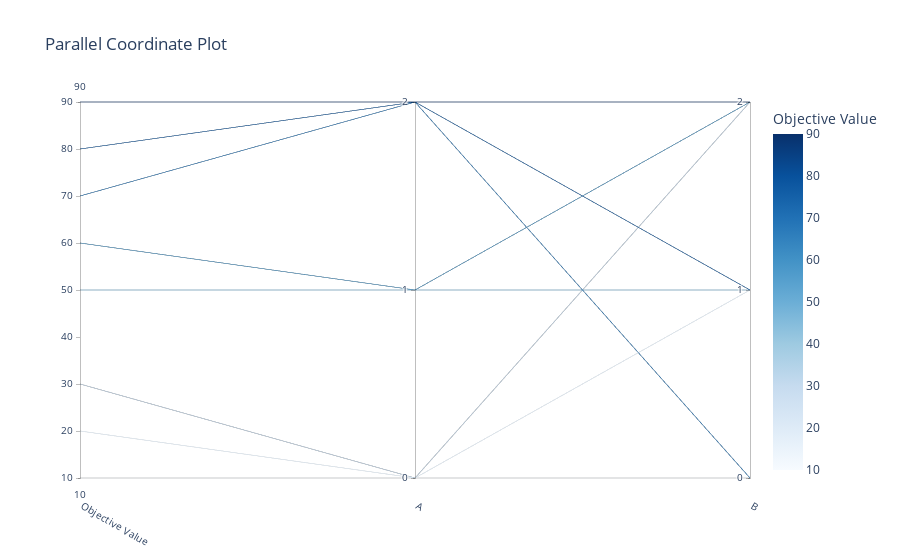

Notebook code for this chart:
### Code cell
optuna.visualization.plot_parallel_coordinate(study)

### Figure 1 — Plotly figure (JSON) as saved in the notebook; plotly's stock layout.template omitted (floating-point values rounded to 4 significant figures)
{"data": [{"dimensions": [{"label": "Objective Value", "range": [10, 90], "values": [10, 10, 10, 10, 20, 20, 30, 30, 30, 30, 30, 30, 30, 50, 50, 50, 60, 60, 60, 60, 60, 60, 60, 70, 70, 70, 70, 70, 70, 70, 70, 70, 70, 70, 80, 80, 80, 80, 80, 80, 80, 80, 80, 80, 80, 80, 80, 80, 90, 90, 90, 90, 90, 90, 90, 90, 90, 90, 90, 90, 90, 90, 90, 90, 90, 90, 90, 90, 90, 90, 90, 90, 90, 90, 90, 90, 90, 90, 90, 90, 90, 90, 90, 90, 90, 90, 90, 90, 90, 90, 90, 90, 90, 90, 90, 90, 90, 90, 90, 90]}, {"label": "A", "range": [0, 2], "ticktext": ["0", "1", "2"], "tickvals": [0, 1, 2], "values": [0, 0, 0, 0, 0, 0, 0, 0, 0, 0, 0, 0, 0, 1, 1, 1, 1, 1, 1, 1, 1, 1, 1, 2, 2, 2, 2, 2, 2, 2, 2, 2, 2, 2, 2, 2, 2, 2, 2, 2, 2, 2, 2, 2, 2, 2, 2, 2, 2, 2, 2, 2, 2, 2, 2, 2, 2, 2, 2, 2, 2, 2, 2, 2, 2, 2, 2, 2, 2, 2, 2, 2, 2, 2, 2, 2, 2, 2, 2, 2, 2, 2, 2, 2, 2, 2, 2, 2, 2, 2, 2, 2, 2, 2, 2, 2, 2, 2, 2, 2]}, {"label": "B", "range": [0, 2], "ticktext": ["0", "1", "2"], "tickvals": [0, 1, 2], "values": [0, 0, 0, 0, 1, 1, 2, 2, 2, 2, 2, 2, 2, 1, 1, 1, 2, 2, 2, 2, 2, 2, 2, 0, 0, 0, 0, 0, 0, 0, 0, 0, 0, 0, 1, 1, 1, 1, 1, 1, 1, 1, 1, 1, 1, 1, 1, 1, 2, 2, 2, 2, 2, 2, 2, 2, 2, 2, 2, 2, 2, 2, 2, 2, 2, 2, 2, 2, 2, 2, 2, 2, 2, 2, 2, 2, 2, 2, 2, 2, 2, 2, 2, 2, 2, 2, 2, 2, 2, 2, 2, 2, 2, 2, 2, 2, 2, 2, 2, 2]}], "labelangle": 30, "labelside": "bottom", "line": {"color": [10, 10, 10, 10, 20, 20, 30, 30, 30, 30, 30, 30, 30, 50, 50, 50, 60, 60, 60, 60, 60, 60, 60, 70, 70, 70, 70, 70, 70, 70, 70, 70, 70, 70, 80, 80, 80, 80, 80, 80, 80, 80, 80, 80, 80, 80, 80, 80, 90, 90, 90, 90, 90, 90, 90, 90, 90, 90, 90, 90, 90, 90, 90, 90, 90, 90, 90, 90, 90, 90, 90, 90, 90, 90, 90, 90, 90, 90, 90, 90, 90, 90, 90, 90, 90, 90, 90, 90, 90, 90, 90, 90, 90, 90, 90, 90, 90, 90, 90, 90], "colorbar": {"title": {"text": "Objective Value"}}, "colorscale": [[0, "rgb(247,251,255)"], [0.125, "rgb(222,235,247)"], [0.25, "rgb(198,219,239)"], [0.375, "rgb(158,202,225)"], [0.5, "rgb(107,174,214)"], [0.625, "rgb(66,146,198)"], [0.75, "rgb(33,113,181)"], [0.875, "rgb(8,81,156)"], [1, "rgb(8,48,107)"]], "reversescale": false, "showscale": true}, "type": "parcoords"}], "layout": {"title": {"text": "Parallel Coordinate Plot"}}}
